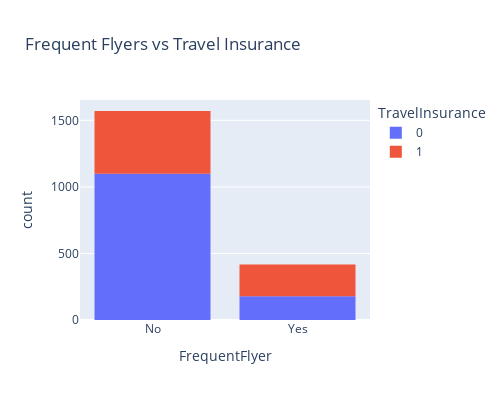

This figure's notebook cell:
### Markdown cell above
6. Apakah pelanggan yang sering bepergian lebih cenderung membeli asuransi

### Code cell
px.histogram(df, 
             x='FrequentFlyer', 
             color='TravelInsurance', 
             title='Frequent Flyers vs Travel Insurance',
             width=500, 
             height=400
            )

### Figure 1 — Plotly figure (JSON) as saved in the notebook; plotly's stock layout.template omitted (floating-point values rounded to 4 significant figures; data arrays with more than 128 entries replaced by an {"elided": "..."} marker saying what was removed)
{"data": [{"alignmentgroup": "True", "bingroup": "x", "hovertemplate": "TravelInsurance=0<br>FrequentFlyer=%{x}<br>count=%{y}<extra></extra>", "legendgroup": "0", "marker": {"color": "#636efa", "pattern": {"shape": ""}}, "name": "0", "offsetgroup": "0", "orientation": "v", "showlegend": true, "type": "histogram", "x": {"elided": "1277 str values"}, "xaxis": "x", "yaxis": "y"}, {"alignmentgroup": "True", "bingroup": "x", "hovertemplate": "TravelInsurance=1<br>FrequentFlyer=%{x}<br>count=%{y}<extra></extra>", "legendgroup": "1", "marker": {"color": "#EF553B", "pattern": {"shape": ""}}, "name": "1", "offsetgroup": "1", "orientation": "v", "showlegend": true, "type": "histogram", "x": {"elided": "710 str values"}, "xaxis": "x", "yaxis": "y"}], "layout": {"barmode": "relative", "height": 400, "legend": {"title": {"text": "TravelInsurance"}, "tracegroupgap": 0}, "title": {"text": "Frequent Flyers vs Travel Insurance"}, "width": 500, "xaxis": {"anchor": "y", "domain": [0, 1], "title": {"text": "FrequentFlyer"}}, "yaxis": {"anchor": "x", "domain": [0, 1], "title": {"text": "count"}}}}
